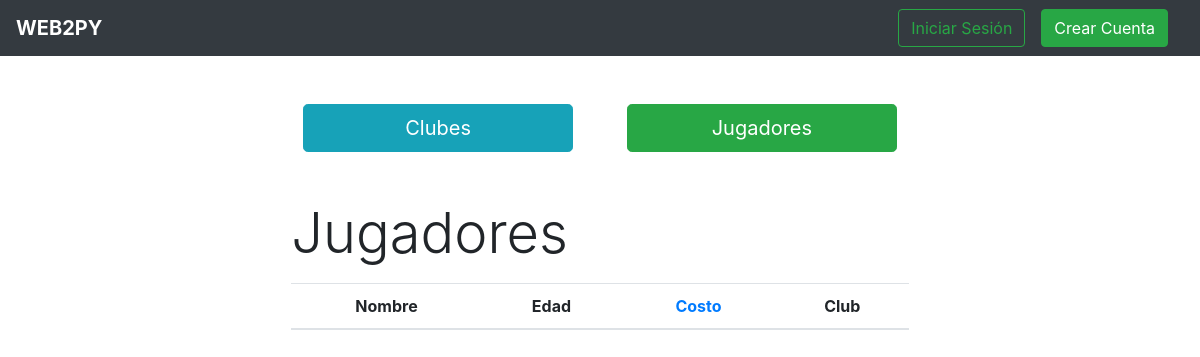
Page /jugadores/buscar/ascendente on the earlier database version.
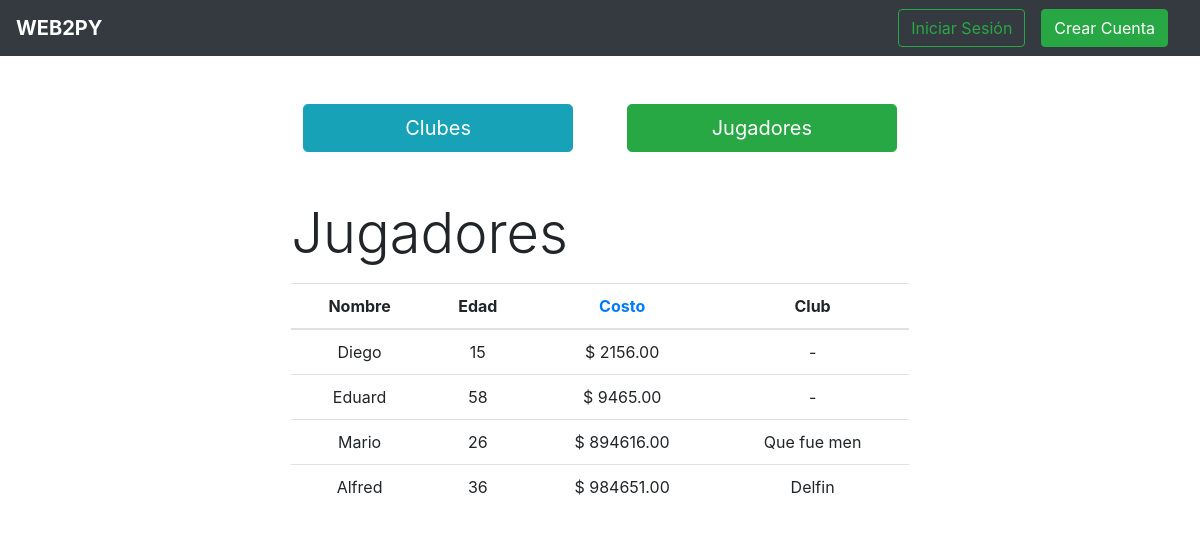
Same page on the later database version.
### app/models.py (models this page shows, shortened)
class Jugador(models.Model):
    id = models.AutoField(primary_key=True)
    nombre = models.CharField(max_length=50)
    edad = models.IntegerField()
    costo = models.DecimalField(decimal_places = 2, max_digits = 15)
    club = models.ForeignKey(Club, null=True, blank=True, on_delete=models.SET_NULL, related_name='club')

class Club(models.Model):
    id = models.AutoField(primary_key=True)
    nombre = models.CharField(max_length=50, unique=True)
    email = models.EmailField(max_length=50, unique=True, default='')
    pais = models.CharField(max_length=30, default='')
    telefono = models.CharField(max_length=25, null=True, blank=True, default='')
    usuario = models.ForeignKey(User, null=True, blank=True, on_delete=models.SET_NULL, related_name='usuario')
    def __str__(self):
        return self.nombre

### app/views.py (the view)
# urls.py: path('jugadores/buscar/<orden>', buscar_jugadores, name='buscar_jugadores'),
def buscar_jugadores(request, orden):
    jugadores = Jugador.objects.all()
    if orden == 'ascendente':
        jugadores = jugadores.order_by('costo')
        context = { 'jugadores': jugadores, 'orden': 'descendente' }
    elif orden == 'descendente':
        jugadores = jugadores.order_by('-costo')
        context = { 'jugadores': jugadores, 'orden': 'ascendente' }
    else:
        context = { 'jugadores': jugadores, 'orden': 'ascendente' }
    return render(request, 'reporte2.html', context)

### templates/reporte2.html
{% extends 'base.html' %}
{% block content %}
<div class="container">
    <div class="col-xl-7 mx-auto my-5">
        <div class="row mb-5">
            <a class="btn btn-info btn-lg col-5 mx-auto" href="{% url 'buscar_clubes' %}">Clubes</a>
            <a class="btn btn-success btn-lg col-5 mx-auto" href="{% url 'buscar_jugadores' 'descedente' %}">Jugadores</a>
        </div>
        <label class="display-4 mb-3">Jugadores</label>
        <table class="table table-hover">
            <thead>
                <tr class="text-center">
                    <th scope="col">Nombre</th>
                    <th scope="col">Edad</th>
                    <th scope="col"><a href="{% url 'buscar_jugadores' orden %}">Costo</a></th>
                    <th scope="col">Club</th>
                </tr>
            </thead>
            <tbody>
                {% for jugador in jugadores %}
                    <tr class="text-center">
                        <td>{{ jugador.nombre }}</td>
                        <td>{{ jugador.edad }}</td>
                        <td>$ {{ jugador.costo }}</td>
                        <td>{% if jugador.club %}{{ jugador.club }}{% else %}-{% endif %}</td>
                    </tr>
                {% endfor %}
            </tbody>
        </table>
    </div>
</div>
{% endblock %}

Differences in the rows shown:
added Jugador: nombre "Diego", edad "15", costo "2156.00"
added Jugador: nombre "Eduard", edad "58", costo "9465.00"
added Jugador: nombre "Mario", edad "26", costo "894616.00", club "Que fue men"
added Jugador: nombre "Alfred", edad "36", costo "984651.00", club "Delfin"
